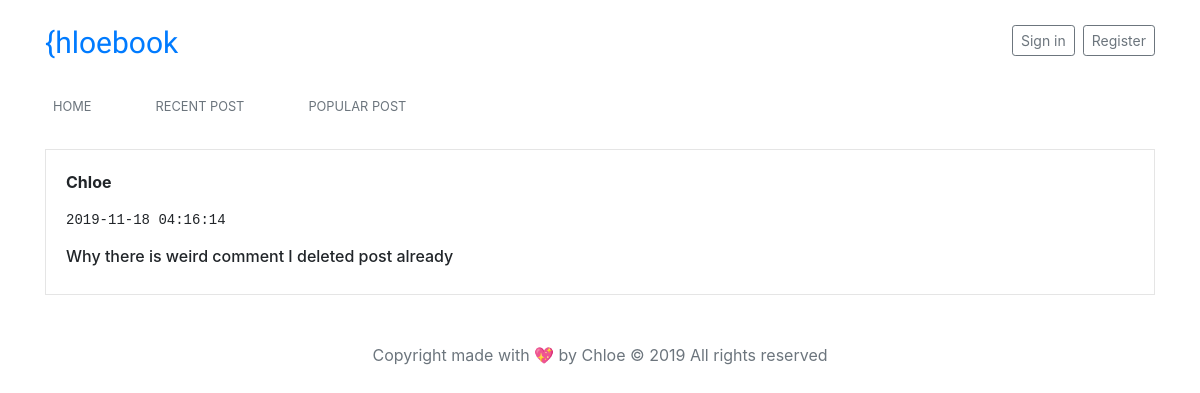
Page /post/7 on the committed database.
### app.py (models this page shows, shortened)
class User(UserMixin, db.Model):
    __tablename__ = 'users'
    id = db.Column(db.Integer, primary_key=True)
    username = db.Column(db.String(20), nullable=False)
    email = db.Column(db.String(50), nullable=False, unique=True)
    password = db.Column(db.String, nullable=False, unique=False)

class Post(db.Model):
    __tablename__ = 'posts'
    id = db.Column(db.Integer, primary_key=True)
    body = db.Column(db.String, nullable=False)
    user_id = db.Column(db.Integer, nullable=False)
    created = db.Column(db.DateTime, server_default=db.func.now())
    updated = db.Column(db.DateTime, server_default=db.func.now(), server_onupdate=db.func.now())
    like_time = db.Column(db.Integer, default = 0)

### app.py (the view)
@app.route('/post/<int:post_id>')
def Posts(post_id):
    post = Post.query.filter(Post.id == post_id).first()
    post.author = User.query.filter_by(id=post.user_id).first()
    return render_template("post.html", post=post)

### templates/post.html (shortened to what this page needs)
{% extends 'base.html' %}
{% block content %}
<div class='posts-container'>
    <div class='single-post-container'>
        <strong>
          <p class="post-owner">{{post.author.username}}</p>
        </strong>
        <pre class="date">{{post.created}}</pre>
        <h6>{{post.body}}</h6>
    </div>
</div>
{% endblock %}

### static/style.css (style rules this page uses)
.single-post-container { border: 1px solid rgba(0,0,0,.1); padding: 20px; margin-top: 20px; }

### rows in the picture
User: author.username "Chloe"
Post: created "2019-11-18 04:16:14", body "Why there is weird comment I deleted post already"
